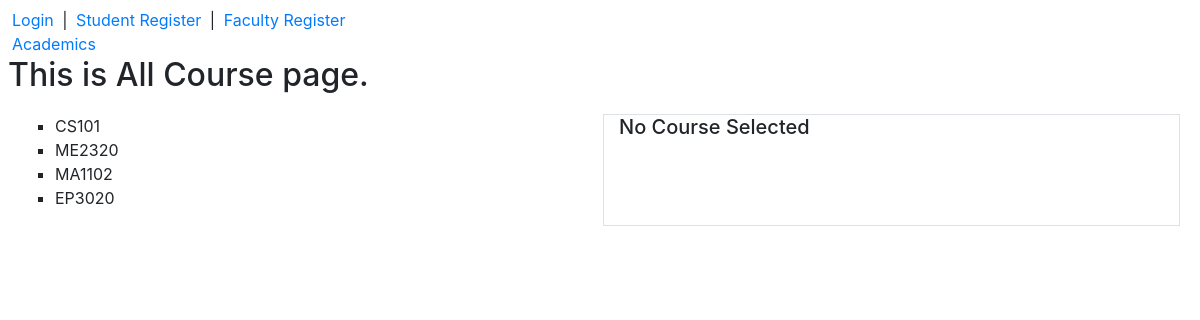
The app's page /all_courses, older data.
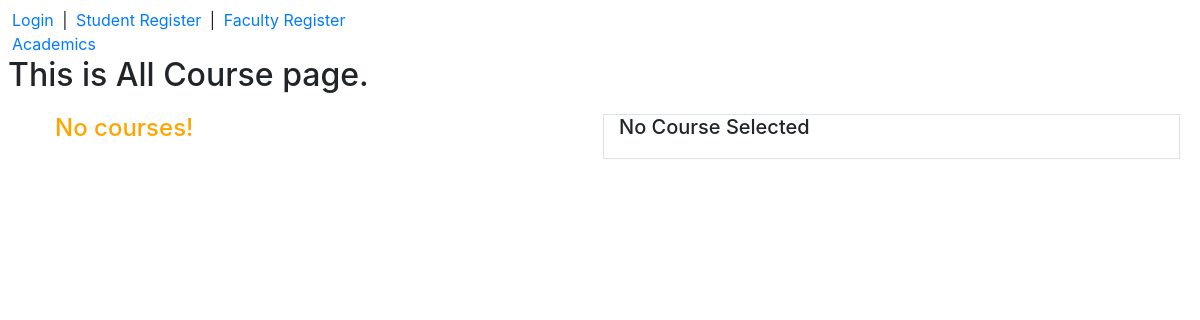
The same page, newer data.
### app/models.py (models this page shows, shortened)
class Course(models.Model):
    user = models.ManyToManyField(User)
    title = models.CharField(max_length=64)
    course_code = models.CharField(max_length=8)
    grade = models.PositiveIntegerField()
    credit = models.PositiveIntegerField()
    elective_type_choices = {
    }
    elective_type = models.CharField(max_length=64, choices=elective_type_choices)

### app/views.py (the view)
# urls.py: path('all_courses', views.all_course_view, name='all_courses'),
def all_course_view(req):
    courses = Course.objects.all()
    return render(req, 'app/all_course.html', {
        'courses': courses
    })

### app/templates/app/all_course.html (shortened to what this page needs)
{% extends 'app/layout.html' %}
{% block body %}
    <div>
        <a href="{% url 'academics' %}">Academics</a>
    </div>
    <h2>This is All Course page.</h2>
    <div class="row m-2">
        <div class="col m-1">
            <ul style="list-style-type:square">
                {% for course in courses %}
                <div>
                    <li>{{ course.title }}</li>
                </div>
                {% empty %}
                <h4 style="color: orange;">No courses!</h4>
                {% endfor %}
            </ul>
        </div>
        <div class="col m-1 border">
            {% if selected_course.description %}
                {{ selected_course.description }}
            {% else %}
                <h5>No Course Selected</h5>
            {% endif %}
        </div>
    </div>
{% endblock %}

### app/templates/app/layout.html (shortened to what this page needs)
{% load static %}
<!DOCTYPE html>
<html lang="en">
<head>
    <link rel="stylesheet" href="https://stackpath.bootstrapcdn.com/bootstrap/4.4.1/css/bootstrap.min.css">
    <link rel="stylesheet" href="{% static 'app/style.css' %}">
</head>
<body>
    <div>
        {%if user.is_authenticated %}
            <h3>{{ user.first_name }} {{ user.last_name }}</h3>
            <p>
            <a href="#" style="font-size: 20px;">{{ user.username }}</a>
                {% if user.is_staff %}
                <small>[Faculty]</small>
                {% else %}
                <small>[Student]</small>
                {% endif %}
            </p>
            <a href="{% url 'index' %}">Home</a>
            <a href="{% url 'logout' %}">Logout</a>
        {% else %}
            <a href="{% url 'login' %}">Login</a> |
            <a href="{% url 'register' %}">Student Register</a> |
            <a href="{% url 'fac_register' %}">Faculty Register</a>
        {% endif %}
    </div>
    {% block body %}
    {% endblock %}
</body>
</html>

### app/static/app/style.css (style rules this page uses)
body { padding: 8px; }
a:link { margin: 0px 4px; }
ul { padding-inline-start: 20px; }

Row changes from the older to the newer data that the page shows:
removed Course: title "CS101"
removed Course: title "ME2320"
removed Course: title "MA1102"
removed Course: title "EP3020"
Text that changed along with them:
text now shown: "No courses!"
